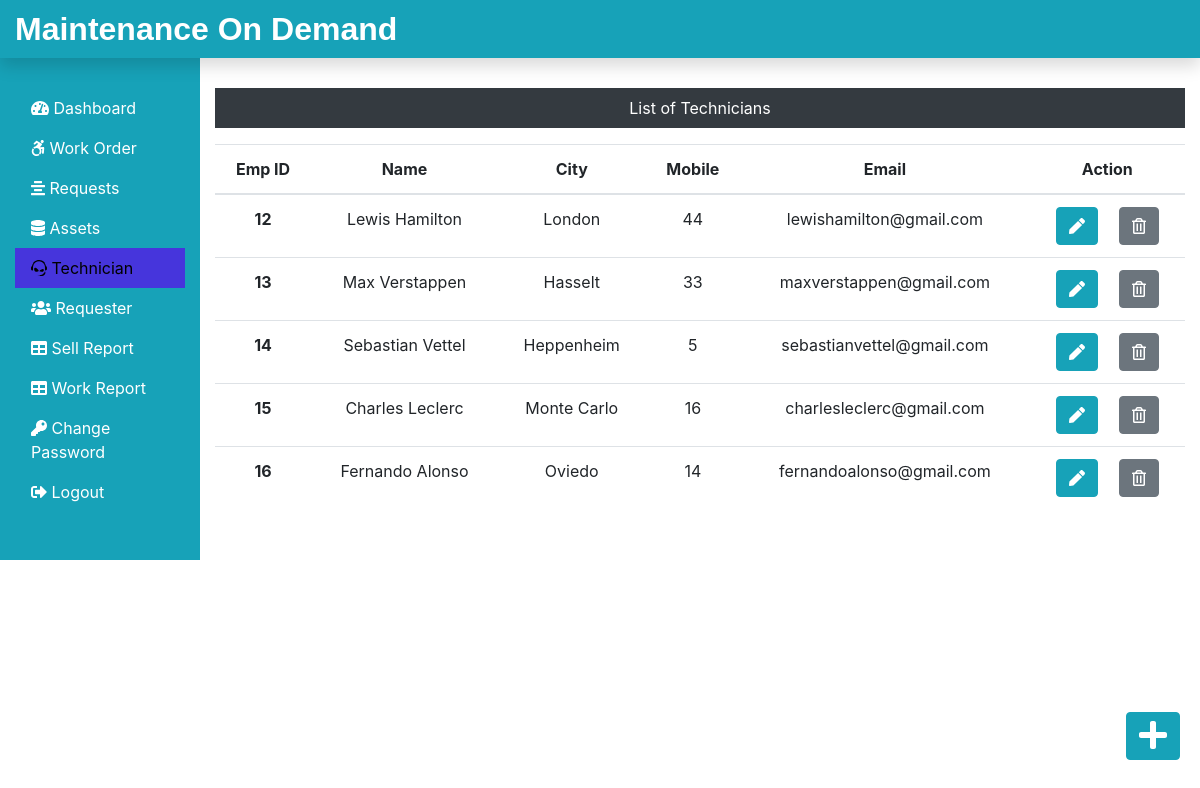
The page /MOD_php/Admin/technician.php (signed in) on the database its author committed.
### tables this page shows
CREATE TABLE `technician_tb` (
  `empid` int(11) NOT NULL,
  `empName` varchar(60) NOT NULL,
  `empCity` varchar(60) NOT NULL,
  `empMobile` bigint(11) NOT NULL,
  `empEmail` varchar(60) NOT NULL
);

### MOD_php/Admin/technician.php (the view, shortened to what this page needs)
<?php
include('includes/header.php');
include('../dbConnection.php');
?>
<div class="col-sm-9 col-md-10 mt-5 text-center">
  <p class=" bg-dark text-white p-2">List of Technicians</p>
  <?php
    $sql = "SELECT * FROM technician_tb";
    $result = $conn->query($sql);
    if($result->num_rows > 0){
 echo '<table class="table">
  <thead>
   <tr>
    <th scope="col">Emp ID</th>
    <th scope="col">Name</th>
    <th scope="col">City</th>
    <th scope="col">Mobile</th>
    <th scope="col">Email</th>
    <th scope="col">Action</th>
   </tr>
  </thead>
  <tbody>';
  while($row = $result->fetch_assoc()){
   echo '<tr>';
    echo '<th scope="row">'.$row["empid"].'</th>';
    echo '<td>'. $row["empName"].'</td>';
    echo '<td>'.$row["empCity"].'</td>';
    echo '<td>'.$row["empMobile"].'</td>';
    echo '<td>'.$row["empEmail"].'</td>';
    echo '<td><form action="editemp.php" method="POST" class="d-inline"> <input type="hidden" name="id" value='. $row["empid"] .'><button type="submit" class="btn btn-info mr-3" name="view" value="View"><i class="fas fa-pen"></i></button></form>  <form action="" method="POST" class="d-inline"><input type="hidden" name="id" value='. $row["empid"] .'><button type="submit" class="btn btn-secondary" name="delete" value="Delete"><i class="far fa-trash-alt"></i></button></form></td>
   </tr>';
  }
 echo '</tbody>
 </table>';
} else {
  echo "0 Result";
}
?>
</div>
</div>
<div><a class="btn btn-info box" href="insertemp.php"><i class="fas fa-plus fa-2x"></i></a>
</div>
</div>
<?php
include('includes/footer.php');
?>

### MOD_php/Admin/includes/header.php (shortened to what this page needs)
<!DOCTYPE html>
<html lang="en">
<head>
 <link rel="stylesheet" href="../css/bootstrap.min.css">
 <link rel="stylesheet" href="../css/all.min.css">
 <link rel="stylesheet" href="../css/custom.css">
</head>
<body>
 <nav class="navbar navbar-dark fixed-top bg-info p-0 shadow">
  <a class="navbar-brand col-sm-3 col-md-2 mr-0" href="dashboard.php">Maintenance On Demand</a>
 </nav>
 <div class="container-fluid mb-5" style="margin-top:40px;">
  <div class="row">
   <nav class="col-sm-3 col-md-2 bg-info sidebar py-5 d-print-none">
    <div class="sidebar-sticky">
     <ul class="nav flex-column">
      <li class="nav-item">
       <a class="nav-link <?php if(PAGE == 'dashboard') { echo 'active'; } ?> " href="dashboard.php">
        <i class="fas fa-tachometer-alt"></i>
        Dashboard
       </a>
      </li>
      <li class="nav-item">
       <a class="nav-link <?php if(PAGE == 'work') { echo 'active'; } ?>" href="work.php">
        <i class="fab fa-accessible-icon"></i>
        Work Order
       </a>
      </li>
      <li class="nav-item">
       <a class="nav-link <?php if(PAGE == 'request') { echo 'active'; } ?>" href="request.php">
        <i class="fas fa-align-center"></i>
        Requests
       </a>
      </li>
      <li class="nav-item">
       <a class="nav-link <?php if(PAGE == 'assets') { echo 'active'; } ?>" href="assets.php">
        <i class="fas fa-database"></i>
        Assets
       </a>
      </li>
      <li class="nav-item">
       <a class="nav-link <?php if(PAGE == 'technician') { echo 'active'; } ?>" href="technician.php">
        <i class="fab fa-teamspeak"></i>
        Technician
       </a>
      </li>
      <li class="nav-item">
       <a class="nav-link <?php if(PAGE == 'requesters') { echo 'active'; } ?>" href="requester.php">
        <i class="fas fa-users"></i>
        Requester
       </a>
      </li>
      <li class="nav-item">
       <a class="nav-link <?php if(PAGE == 'sellreport') { echo 'active'; } ?>" href="soldproductreport.php">
        <i class="fas fa-table"></i>
        Sell Report
       </a>
      </li>
      <li class="nav-item">
       <a class="nav-link <?php if(PAGE == 'workreport') { echo 'active'; } ?>" href="workreport.php">
        <i class="fas fa-table"></i>
        Work Report
       </a>
      </li>
      <li class="nav-item">
       <a class="nav-link <?php if(PAGE == 'changepass') { echo 'active'; } ?>" href="changepass.php">
        <i class="fas fa-key"></i>
        Change Password
       </a>
      </li>
      <li class="nav-item">
       <a class="nav-link" href="../logout.php">
        <i class="fas fa-sign-out-alt"></i>
        Logout
       </a>
      </li>
     </ul>
    </div>
   </nav>

### MOD_php/Admin/includes/footer.php (shortened to what this page needs)
</body>
</html>

### MOD_php/css/custom.css (style rules this page uses)
.navbar-brand { font-family: 'Ubuntu', sans-serif; font-size: 2em; font-weight: bold; }
a { color: white; }
.active { color: black; background-color: #4635dc; }
.box { position: fixed; bottom: 10px; right: 20px; margin-bottom: 30px; }

### rows shown on the page
technician_tb: empid "12", empName "Lewis Hamilton", empCity "London", empMobile "44", empEmail "lewishamilton@gmail.com"
technician_tb: empid "13", empName "Max Verstappen", empCity "Hasselt", empMobile "33", empEmail "maxverstappen@gmail.com"
technician_tb: empid "14", empName "Sebastian Vettel", empCity "Heppenheim", empMobile "5", empEmail "sebastianvettel@gmail.com"
technician_tb: empid "15", empName "Charles Leclerc", empCity "Monte Carlo", empMobile "16", empEmail "charlesleclerc@gmail.com"
technician_tb: empid "16", empName "Fernando Alonso", empCity "Oviedo", empMobile "14", empEmail "fernandoalonso@gmail.com"
